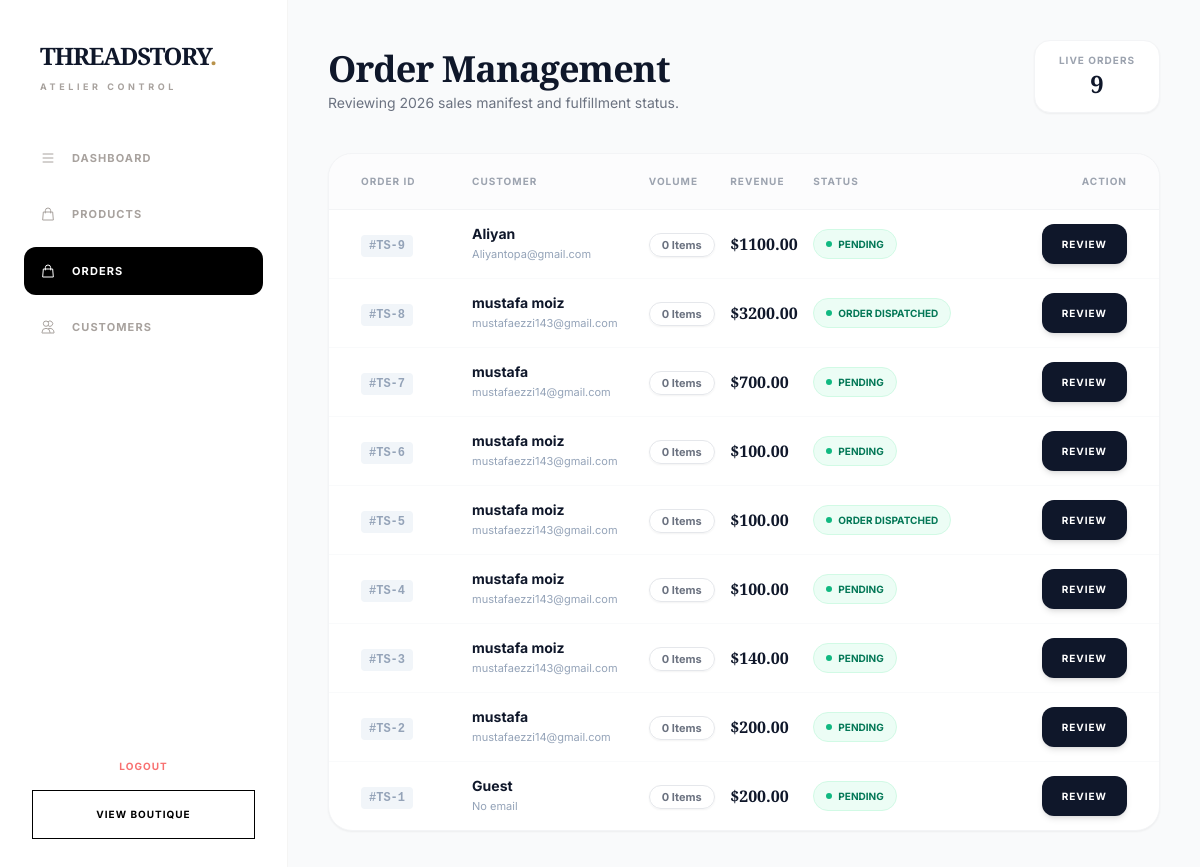
Page /admin-panel/orders/ on the committed database.
### cart/models.py (models this page shows, shortened)
class Order(models.Model):
    STATUS_PENDING = "pending"
    STATUS_DISPATCHED = "order_dispatched"
    STATUS_COMPLETED = "completed"
    STATUS_CHOICES = [
        (STATUS_PENDING, "Pending"),
        (STATUS_DISPATCHED, "Order Dispatched"),
        (STATUS_COMPLETED, "Completed"),
    ]
    customer = models.ForeignKey(
        Customer, on_delete=models.CASCADE, null=True, blank=True
    )
    shipping_address = models.CharField(max_length=255)
    created_at = models.DateTimeField(auto_now_add=True)
    updated_at = models.DateTimeField(auto_now=True)
    is_paid = models.BooleanField(default=False)
    city = models.CharField(max_length=100, blank=True)
    state = models.CharField(max_length=100, blank=True)
    zip_code = models.CharField(max_length=20, blank=True)
    total_amount = models.DecimalField(max_digits=12, decimal_places=2, default=0)
    status = models.CharField(
        max_length=20, choices=STATUS_CHOICES, default=STATUS_PENDING
    )
    class Meta:
        ordering = ["-created_at"]

### user_register/models.py (models this page shows, shortened)
class Customer(models.Model):
    DELIVERY_CHOICES = [
        ('home', 'Home Delivery'),
        ('pickup', 'Store Pickup'),
    ]
    first_name = models.CharField(max_length=100)
    last_name = models.CharField(max_length=100, default='NA')
    email = models.EmailField(unique=True)
    phone_regex = RegexValidator(
        regex=r'^03\d{9}$',
        message='Enter valid Pakistani number (03XXXXXXXXX)'
    )
    phone_number = models.CharField(
        max_length=11,
        unique=True,
        validators=[phone_regex]
    )
    delivery_type = models.CharField(
        max_length=10,
        choices=DELIVERY_CHOICES
    )
    address = models.TextField(blank=True)
    created_at = models.DateTimeField(auto_now_add=True)
    updated_at = models.DateTimeField(auto_now=True)
    delivery_type = models.CharField(
        max_length=10,
        choices=DELIVERY_CHOICES,
        default='home'  # <--- add this
)

### cart/views.py (the view)
# urls.py: path("admin-panel/orders/", views.get_all_orders, name="admin_orders"),
def get_all_orders(request):
    orders = (
        Order.objects.select_related("customer")
        .prefetch_related("items", "items__product")
        .order_by("-created_at")
    )
    return render(request, "admin_orders.html", {"orders": orders})

### templates/admin_orders.html (shortened to what this page needs)
<!DOCTYPE html>
<html lang="en">
<head>
    {% load static %}
    <script src="https://cdn.tailwindcss.com"></script>
    <link rel="stylesheet" href="https://cdnjs.cloudflare.com/ajax/libs/font-awesome/6.4.0/css/all.min.css">
</head>
<body class="block lg:flex min-h-screen">
    <aside id="sidebar" class="fixed inset-y-0 left-0 w-72 bg-white border-r border-stone-100 flex flex-col z-[100] transform -translate-x-full lg:translate-x-0 lg:sticky lg:top-0 lg:h-screen">
        <div class="p-10 flex justify-between items-center text-slate-900">
            <div>
                <h1 class="font-display text-2xl font-bold tracking-tighter">THREADSTORY<span class="text-gold">.</span></h1>
                <p class="text-[9px] tracking-[0.4em] text-stone-400 mt-2 uppercase font-bold">Atelier Control</p>
            </div>
        </div>
        <nav class="flex-1 px-6 space-y-2">
            <a href="{% url 'dashboard_analytics' %}" class="sidebar-link flex items-center gap-4 py-4 px-4 text-[11px] font-bold tracking-widest uppercase text-stone-400 hover:text-dark transition-all rounded-xl">
                <svg class="w-4 h-4" fill="none" stroke="currentColor" viewBox="0 0 24 24"><path stroke-width="1.5" d="M4 6h16M4 12h16M4 18h16"></path></svg>
                Dashboard
            </a>
            <a href="{% url 'index' %}" class="sidebar-link flex items-center gap-4 py-4 px-4 text-[11px] font-bold tracking-widest uppercase text-stone-400 hover:text-dark transition-all rounded-xl">
                <svg class="w-4 h-4" fill="none" stroke="currentColor" viewBox="0 0 24 24"><path stroke-width="1.5" d="M16 11V7a4 4 0 00-8 0v4M5 9h14l1 12H4L5 9z"></path></svg>
                Products
            </a>
            <a href="{% url 'admin_orders' %}" class="sidebar-link active flex items-center gap-4 py-4 px-4 text-[11px] font-bold tracking-widest uppercase transition-all rounded-xl">
                <svg class="w-4 h-4" fill="none" stroke="currentColor" viewBox="0 0 24 24"><path stroke-width="1.5" d="M16 11V7a4 4 0 00-8 0v4M5 9h14l1 12H4L5 9z"></path></svg>
                Orders
            </a>
            <a href="{% url 'admin_customers' %}" class="sidebar-link flex items-center gap-4 py-4 px-4 text-[11px] font-bold tracking-widest uppercase text-stone-400 hover:text-dark transition-all rounded-xl">
                <svg class="w-4 h-4" fill="none" stroke="currentColor" viewBox="0 0 24 24"><path stroke-width="1.5" d="M12 4.354a4 4 0 110 5.292M15 21H3v-1a6 6 0 0112 0v1zm0 0h6v-1a6 6 0 00-9-5.197M13 7a4 4 0 11-8 0 4 4 0 018 0z"></path></svg>
                Customers
            </a>
        </nav>
        <div class="p-8 space-y-2">
            <a href="{% url 'admin_logout' %}" class="block text-center py-2 text-[10px] font-bold text-red-400 hover:text-red-600 uppercase tracking-widest">Logout</a>
            <a href="/" class="block text-center py-4 border border-black text-[10px] font-bold tracking-widest uppercase hover:bg-black hover:text-white transition-all">
                View Boutique
            </a>
        </div>
    </aside>
    <main class="flex-1 p-6 md:p-10 overflow-y-auto">
        <header class="flex flex-col md:flex-row justify-between items-start md:items-end mb-10 gap-6">
            <div>
                <h2 class="font-display text-3xl md:text-4xl font-bold text-slate-900 tracking-tight">Order Management</h2>
                <p class="text-gray-500 text-sm mt-1">Reviewing 2026 sales manifest and fulfillment status.</p>
            </div>
            <div class="bg-white px-6 py-3 rounded-2xl border border-gray-100 shadow-sm w-full md:w-auto">
                <p class="text-[10px] text-gray-400 font-bold uppercase tracking-widest text-center">Live Orders</p>
                <p class="text-2xl font-display font-bold text-slate-900 text-center">{{ orders.count }}</p>
            </div>
        </header>
        <div class="bg-white rounded-3xl border border-gray-100 shadow-sm overflow-hidden">
            <div class="hidden md:block overflow-x-auto">
                <table class="w-full text-left border-collapse">
                    <thead class="bg-gray-50/50 text-[10px] uppercase tracking-widest text-gray-400 font-bold border-b border-gray-100">
                        <tr>
                            <th class="px-8 py-5">Order ID</th>
                            <th>Customer</th>
                            <th>Volume</th>
                            <th>Revenue</th>
                            <th>Status</th>
                            <th class="px-8 text-right">Action</th>
                        </tr>
                    </thead>
                    <tbody class="divide-y divide-gray-50 text-sm">
                        {% for order in orders %}
                        {% with customer=order.customer %}
                        <tr class="hover:bg-gray-50/50 transition group">
                            <td class="px-8 py-6">
                                <span class="font-mono text-xs font-bold text-slate-400 bg-slate-100 px-2 py-1 rounded">#TS-{{ order.id }}</span>
                            </td>
                            <td>
                                <div class="flex flex-col">
                                    <span class="font-bold text-slate-900">{{ customer.first_name|default:"Guest" }} </span>
                                    <span class="text-[11px] text-slate-400 truncate max-w-[150px]">{{ customer.email|default:"No email" }}</span>
                                </div>
                            </td>
                            <td>
                                <span class="px-3 py-1 bg-white border border-gray-200 rounded-full text-[11px] font-bold text-gray-500 shadow-sm whitespace-nowrap">
                                    {{ order.items.count }} Items
                                </span>
                            </td>
                            <td>
                                <p class="font-display font-bold text-slate-900 text-base">${{ order.total_amount }}</p>
                            </td>
                            <td>
                                <span class="inline-flex items-center gap-1.5 px-3 py-1 bg-emerald-50 text-emerald-700 text-[10px] font-bold rounded-full border border-emerald-100 uppercase">
                                    <span class="w-1.5 h-1.5 rounded-full bg-emerald-500"></span> {{ order.get_status_display }}
                                </span>
                            </td>
                            <td class="px-8 text-right">
                                <button onclick="toggleOrderDetails('{{ order.id }}')" class="bg-slate-900 text-white text-[10px] font-bold tracking-widest px-5 py-2.5 rounded-xl hover:bg-slate-700 transition uppercase shadow-md">
                                    Review
                                </button>
                            </td>
                        </tr>
                        {% endwith %}
                        {% endfor %}
                    </tbody>
                </table>
            </div>
        </div>
    </main>
</body>
</html>

### templates/admin_orders.html (style rules this page uses)
body { font-family: 'Inter', sans-serif; background-color: #f9fafb; }
.font-display { font-family: 'Playfair Display', serif; }
.sidebar-link.active { background: #000; color: #fff; }
.text-gold { color: #B8924A; }
#sidebar { transition: transform 0.3s ease-in-out; }

### rows in the picture
Order: id "9", customer.first_name "Aliyan", customer.email "Aliyantopa@gmail.com", items.count "0", total_amount "1100.00", status "PENDING"
Order: id "8", customer.first_name "mustafa moiz", customer.email "mustafaezzi143@gmail.com", items.count "0", total_amount "3200.00", status "ORDER DISPATCHED"
Order: id "7", customer.first_name "mustafa", customer.email "mustafaezzi14@gmail.com", items.count "0", total_amount "700.00", status "PENDING"
Order: id "6", customer.first_name "mustafa moiz", customer.email "mustafaezzi143@gmail.com", items.count "0", total_amount "100.00", status "PENDING"
Order: id "5", customer.first_name "mustafa moiz", customer.email "mustafaezzi143@gmail.com", items.count "0", total_amount "100.00", status "ORDER DISPATCHED"
Order: id "4", customer.first_name "mustafa moiz", customer.email "mustafaezzi143@gmail.com", items.count "0", total_amount "100.00", status "PENDING"
Order: id "3", customer.first_name "mustafa moiz", customer.email "mustafaezzi143@gmail.com", items.count "0", total_amount "140.00", status "PENDING"
Order: id "2", customer.first_name "mustafa", customer.email "mustafaezzi14@gmail.com", items.count "0", total_amount "200.00", status "PENDING"
Order: id "1", customer.first_name "Guest", customer.email "No email", items.count "0", total_amount "200.00", status "PENDING"

### other values in the picture
{{ orders.count }} "9"
